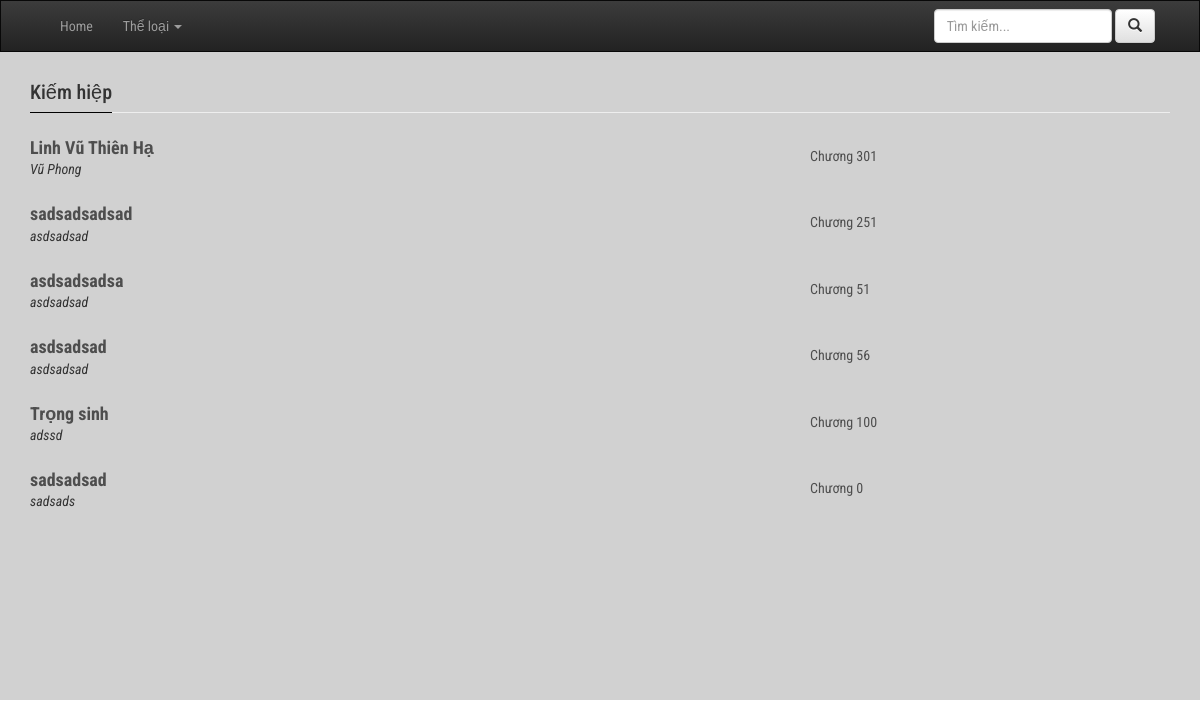
Screenshot of /search_category.php?id_category=2 with the database file from the repository.
### tables this page shows
CREATE TABLE `category` (
  `id` int(11) NOT NULL,
  `name` varchar(255) NOT NULL
);

CREATE TABLE `list_novel` (
  `id` int(11) NOT NULL,
  `name_novel` varchar(255) NOT NULL,
  `image` text NOT NULL,
  `author` varchar(255) NOT NULL,
  `description` text NOT NULL,
  `total_chap` int(11) NOT NULL,
  `update_time` datetime NOT NULL,
  `status` tinyint(1) NOT NULL,
  `hot` tinyint(1) NOT NULL
);

### lib_db.php (called while the page is built, shortened)
<?php
global $link;
function select_one($sql){
	$data = exec_select($sql);
	return $data[0];
}
function select_list($sql){
	return exec_select($sql);
}
function exec_select($sql){
	global $link;
	$ret = isset($ret) ? $ret : "";
	$res = mysqli_query($link, $sql) ;
	$err = mysqli_error($link);
	if ($res ){
		$ret = array();
		while( $row = mysqli_fetch_array($res,MYSQLI_NUM) )
		{
			$ret[] = $row;
		}
	}
	return $ret;
}
?>

### search_category.php (the view, shortened to what this page needs)
<?php
    include("lib_db.php");
    $id_category = $_REQUEST["id_category"];
    $sql = "select name from category where id = $id_category";
    $name_category = select_one($sql);
    $sql = "select ln.id, ln.name_novel, ln.author, ln.total_chap from category_novel cn inner join list_novel ln on cn.id_novel = ln.id where cn.id_category = $id_category";
    $lists = select_list($sql);
?>
<!DOCTYPE html>
<html>
    <head>
        <link type="text/css" href="css/style.css" rel="stylesheet" media="screen"/>
        <link rel="stylesheet" href="https://stackpath.bootstrapcdn.com/bootstrap/3.4.1/css/bootstrap.min.css">
        <link rel="stylesheet" href="https://stackpath.bootstrapcdn.com/bootstrap/3.4.1/css/bootstrap-theme.min.css">
    </head>
    <body>
    <div class="container-fluid wrapper" style="min-height:700px">
            <?php include("header.php");?>
            <div class="container-fluid content">
                <div class="container">
                    <div class="title">
                        <h2><?= $name_category[0]?></h2>
                    </div>
                    <?php foreach($lists as $list){?>
                        <div class="row">
                            <div class="col-xs-8">
                                <h3 class="name-novel">
                                    <a href="info_novel.php?id=<?= $list[0]?>"><?php echo $list[1];?></a>
                                </h3>
                                <div class="author">
                                    <?php echo $list[2];?>
                                </div>
                            </div>
                            <div class="col-xs-4 chap">
                                <span>Chương <?php echo $list[3];?></span>
                            </div>
                        </div>
                    <?php }?>
                </div>
            </div>
        </div>
    </body>
</html>

### css/style.css (style rules this page uses)
* { font-family: 'Roboto Condensed',Tahoma,sans-serif; font-size:14px; }
.wrapper { background-color: #D1D1D1; padding: 0 !important; min-width: 500px; }

### search_category.php (style rules this page uses)
.content .title { border-bottom: 1px #EEE solid; height: 41px; margin-bottom: 10px; }
.content .title h2 { display: inline-block; line-height: 40px; font-size: 20px; margin: 0; padding: 0; border-bottom: 1px black solid; }
.content .col-xs-8 { padding-top: 10px; padding-bottom: 10px; }
.content .name-novel { margin: 0; }
.content .name-novel a { font-size: 18px; font-weight: bold; color: #4E4E4E; text-decoration-color: #4E4E4E; }
.content .author { font-style: italic; }
.content .chap { height: 66.4px; }
.content .chap span { line-height: 66.4px; font-size: 14px; color: #4E4E4E; }

### rows the page displays
category: name "Kiếm hiệp"
list_novel: name_novel "Linh Vũ Thiên Hạ", author "Vũ Phong", total_chap "301"
list_novel: name_novel "sadsadsadsad", author "asdsadsad", total_chap "251"
list_novel: name_novel "asdsadsadsa", author "asdsadsad", total_chap "51"
list_novel: name_novel "asdsadsad", author "asdsadsad", total_chap "56"
list_novel: name_novel "Trọng sinh", author "adssd", total_chap "100"
list_novel: name_novel "sadsadsad", author "sadsads", total_chap "0"
